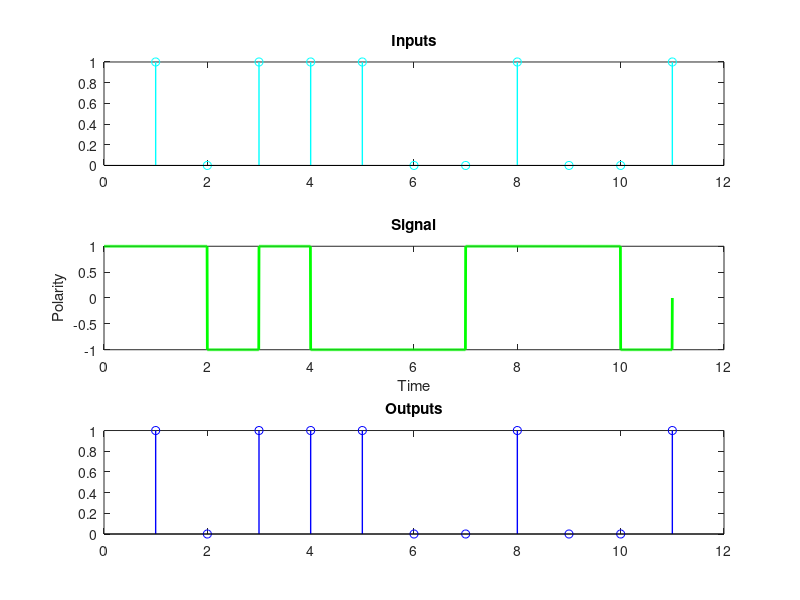

The MATLAB source for this figure:
input_bits = [1 0 1 1 1 0 0 1 0 0 1];
subplot(311);
stem(input_bits,'c','LineWidth',1);
title('Inputs');

bitrate = 1;
T = length(input_bits)/bitrate;
n = 200;
N = n*length(input_bits);
dt = T/N;
t = 0:dt:T;
signal = zeros(1,length(t));

base_polarity = -1;
polarity = base_polarity %first bit assume 1
for i = 0:length(input_bits)-1
    if input_bits(i+1) == 1
        signal(i*n+1:(i+1)*n) = -polarity;
        polarity = -polarity;
    else
        signal(i*n+1:(i+1)*n) = polarity;
    end
end

subplot(312);
plot(t,signal,'g','LineWidth',2);
title('Signal');
xlabel('Time');
ylabel('Polarity');
  
%demodulation
output_bits = zeros(1,length(input_bits));
if signal(1) == base_polarity
    output_bits(1) = 0;
else
    output_bits(1) = 1;
end    
for i = 1:length(input_bits)-1
    if signal((i-1)*n+1) == signal(i*n+1);
        output_bits(i+1) = 0;
    else
        output_bits(i+1) = 1;
    end
end 

subplot(313);
stem(output_bits,'b','LineWidth',1);
title('Outputs'); 